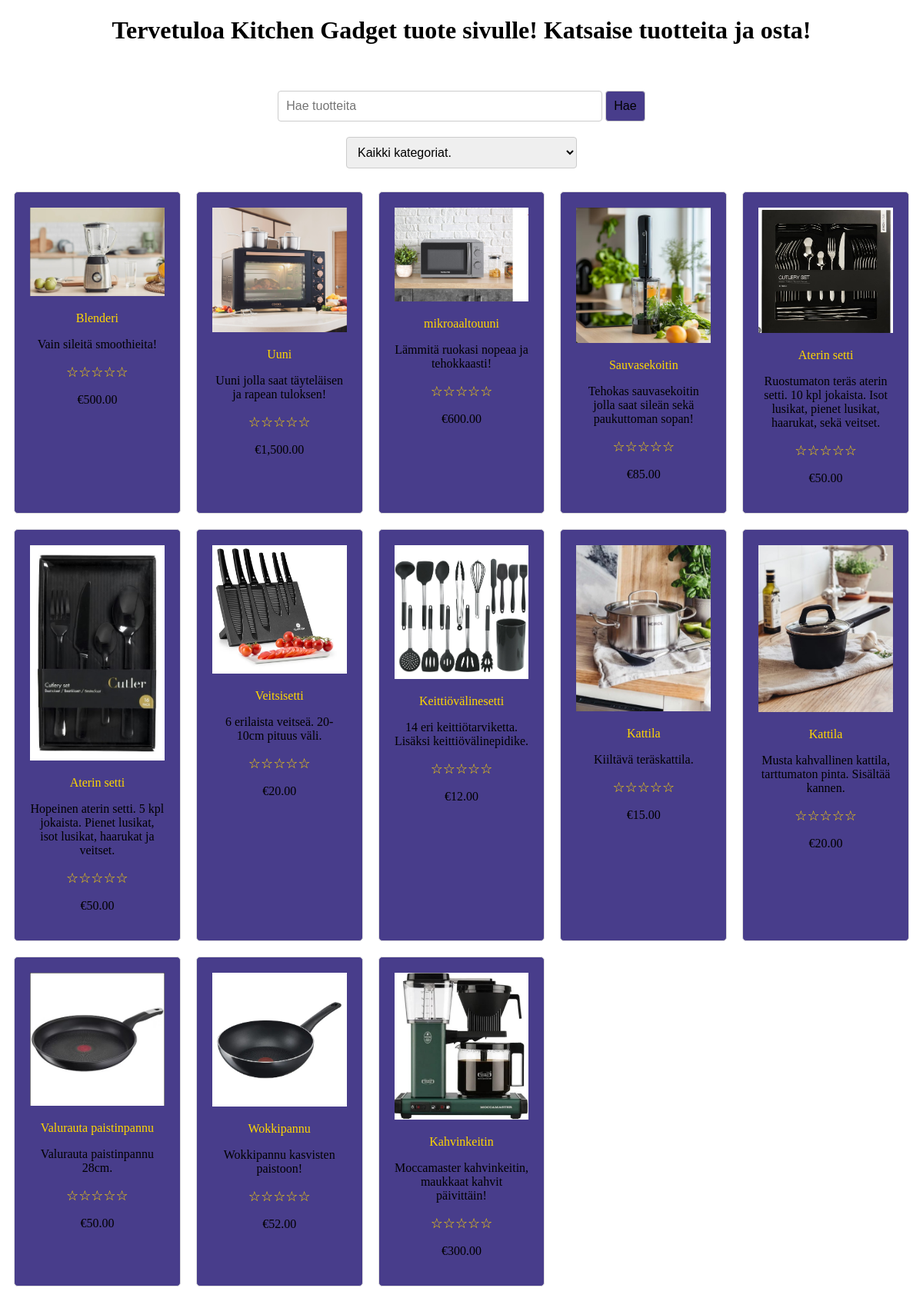
Before: /tuoteet.php with the older database file.
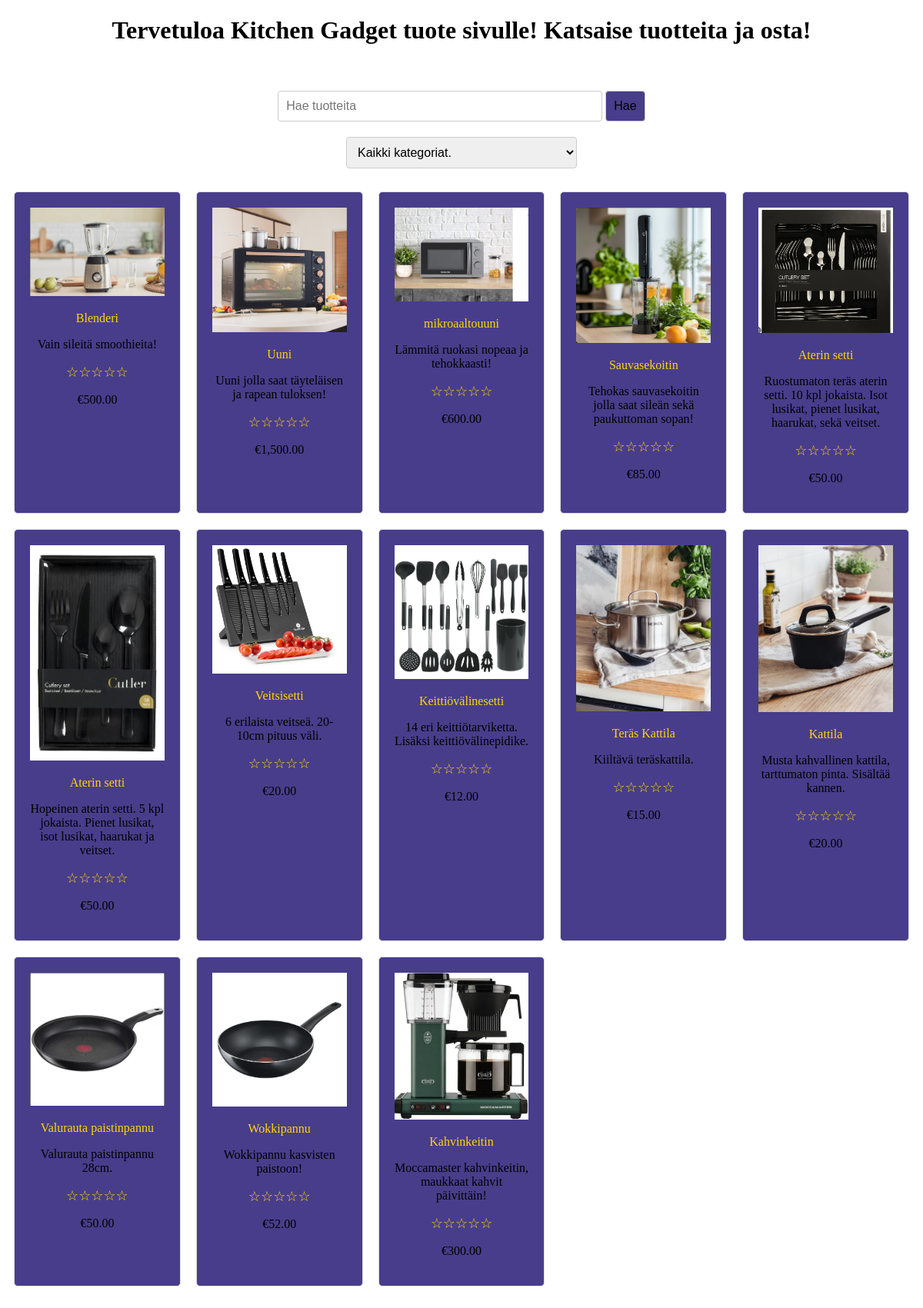
After: the same page with the newer database file.
### tables this page shows
CREATE TABLE `tuotteet` (
  `id` int(11) NOT NULL,
  `nimi` varchar(255) NOT NULL,
  `nimi_en` varchar(255) DEFAULT NULL,
  `kuvaus` text DEFAULT NULL,
  `kuvaus_en` text DEFAULT NULL,
  `hinta` decimal(10,2) NOT NULL,
  `kuva` varchar(255) DEFAULT NULL,
  `varastomäärä` int(11) DEFAULT NULL
);

### lang.php (called while the page is built, shortened)
<?php
$active_language = $_SESSION['lang'] ?? 'fi';
$current_lang = $lang[$active_language] ?? $lang['fi'];
?>

### tuoteet.php (the view, shortened to what this page needs)
<?php
require_once('lang.php');
try {
    $dsn = "mysql:host=" . DB_HOST . ";dbname=" . DB_DATABASE . ";charset=utf8";
    $pdo = new PDO($dsn, DB_USER, DB_PASSWORD);
    $pdo->setAttribute(PDO::ATTR_ERRMODE, PDO::ERRMODE_EXCEPTION);
    $pdo->setAttribute(PDO::ATTR_DEFAULT_FETCH_MODE, PDO::FETCH_ASSOC);
    $pdo->setAttribute(PDO::ATTR_EMULATE_PREPARES, false);
} catch (PDOException $e) {
    die('Database connection failed: ' . $e->getMessage());
}
$lang = $_SESSION['lang'];
$sql = "
    SELECT
        t.id,
        " . ($lang == 'en' ? "t.nimi_en" : "t.nimi") . " AS nimi,
        " . ($lang == 'en' ? "t.kuvaus_en" : "t.kuvaus") . " AS kuvaus,
        t.kuva, t.hinta, t.varastomäärä,
        COALESCE(GROUP_CONCAT(" . ($lang == 'en' ? "k.nimi_en" : "k.nimi") . " SEPARATOR ','), '') AS categories,
        COALESCE(AVG(a.arvosana), 0) AS avg_rating
    FROM tuotteet t
    LEFT JOIN tuote_kategoria tk ON t.id = tk.tuote_id
    LEFT JOIN kategoriat k ON tk.kategoria_id = k.id
    LEFT JOIN arvostelut a ON t.id = a.tuote_id
    GROUP BY t.id
";
$stmt = $pdo->prepare($sql);
$stmt->execute();
$products = $stmt->fetchAll();
?>
<!DOCTYPE html>
<html lang="en">
<head>
</head>
<body>
    <h1 style="text-align: center;"><?= $current_lang['WelcomeProducts']; ?></h1>
    <br>
    <div class="search-bar-container">
        <input type="text" id="searchInput" class="search-bar" placeholder="<?= $current_lang['SearchProduct']; ?>">
        <button class="search-btn" onclick="searchProduct()"><?= $current_lang['Search']; ?></button>
    </div>
    <div class="category-container">
    <select id="categorySelect" class="category-select" onchange="filterByCategory()">
        <option value="all"><?= $current_lang['allKategories']; ?></option>
    </select>
</div>
    <form>
    <div class="product-grid">
        <?php foreach ($products as $product): ?>
            <div class="product" data-id="<?= htmlspecialchars($product['id']) ?>"
                data-categories="<?= htmlspecialchars($product['categories']) ?>"
                onclick="showPopup('<?= htmlspecialchars($product['id']) ?>', '<?= htmlspecialchars($product['nimi']) ?>', '<?= htmlspecialchars($product['kuvaus']) ?>', '<?= htmlspecialchars($product['kuva']) ?>', '<?= htmlspecialchars($product['hinta']) ?>', '<?= htmlspecialchars($product['varastomäärä']) ?>')">
                <img src="<?= htmlspecialchars($product['kuva']) ?>" alt="<?= htmlspecialchars($product['nimi']) ?>">
                <p style="color: gold;" class="name"><?= htmlspecialchars($product['nimi']) ?></p>
                <p class="description"><?= htmlspecialchars($product['kuvaus']) ?></p>
                <p class="rating">
                    <?php
                    $rating = round($product['avg_rating']);
                    for ($i = 1; $i <= 5; $i++) {
                        if ($i <= $rating) {
                            echo '★';
                        } else {
                            echo '☆';
                        }
                    }
                    ?>
                </p>
                <p class="price">€<?= number_format($product['hinta'], 2) ?></p>
            </div>
        <?php endforeach; ?>
    </div>
</form>

### tuoteet.php (style rules this page uses)
.product-grid { display: grid; grid-template-columns: repeat(auto-fill, minmax(200px, 1fr)); gap: 20px; max-width: 1200px; margin: 20px auto; padding: 10px; }
.product { position: relative; border: 1px solid #ddd; border-radius: 5px; overflow: hidden; text-align: center; background-color: darkslateblue; transition: transform 0.3s, background-color 0.3s; padding: 20px; }
.product img { width: 100%; height: auto; object-fit: cover; background-color: slateblue; }
.search-bar-container { margin: 20px auto; max-width: 500px; text-align: center; }
.search-bar { width: 80%; padding: 10px; font-size: 16px; border: 1px solid #ccc; border-radius: 4px; }
.search-btn { background-color: darkslateblue; border-radius: 4px; cursor: pointer; font-size: 16px; border: 1px solid #ccc; padding: 10px 10px; transition: background-color 0.3s; }
.category-container { margin: 20px auto; max-width: 300px; text-align: center; }
.category-select { width: 100%; padding: 10px; font-size: 16px; border: 1px solid #ccc; border-radius: 4px; }
.rating { color: gold; font-size: 18px; margin: 5px 0; }

Changed rows visible on the page:
changed tuotteet "Kiiltävä teräskattila.": nimi "Kattila" → "Teräs Kattila"
